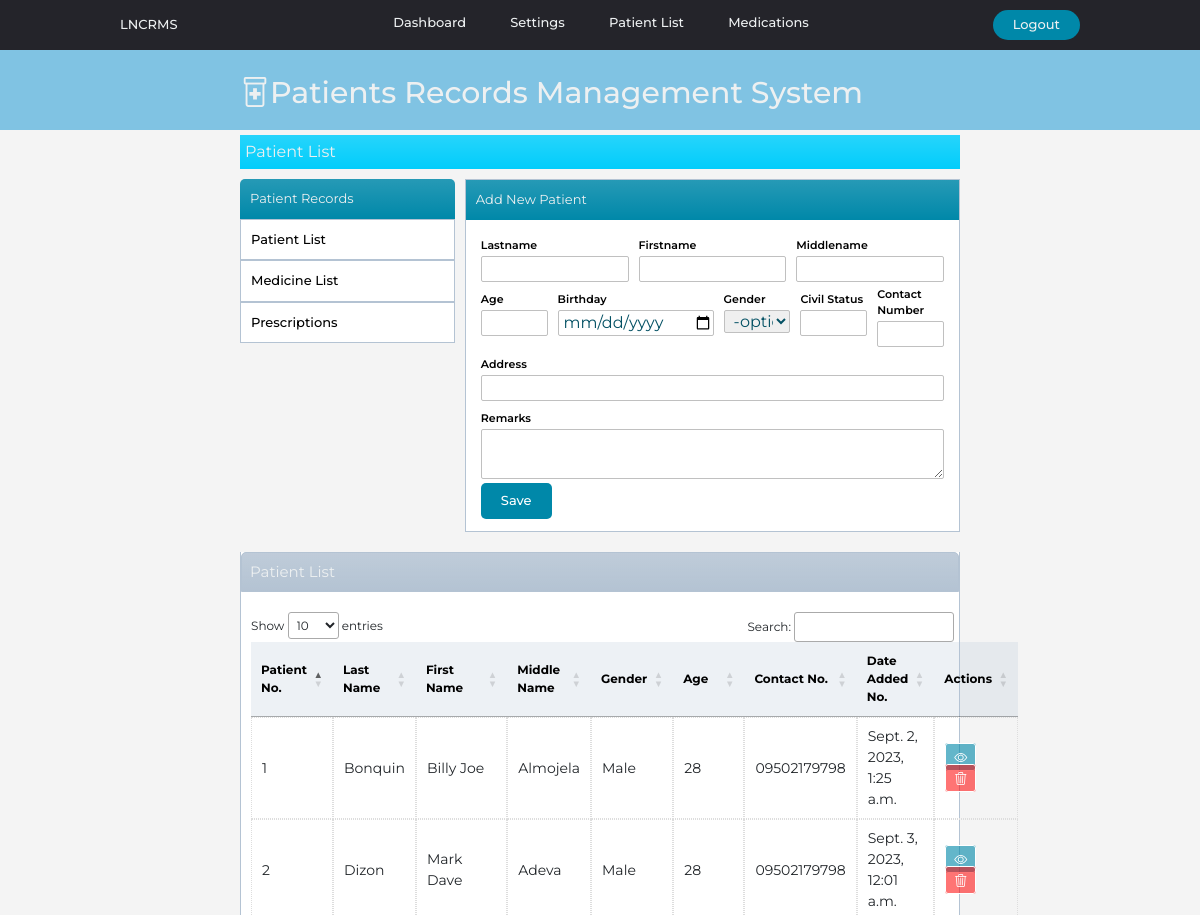
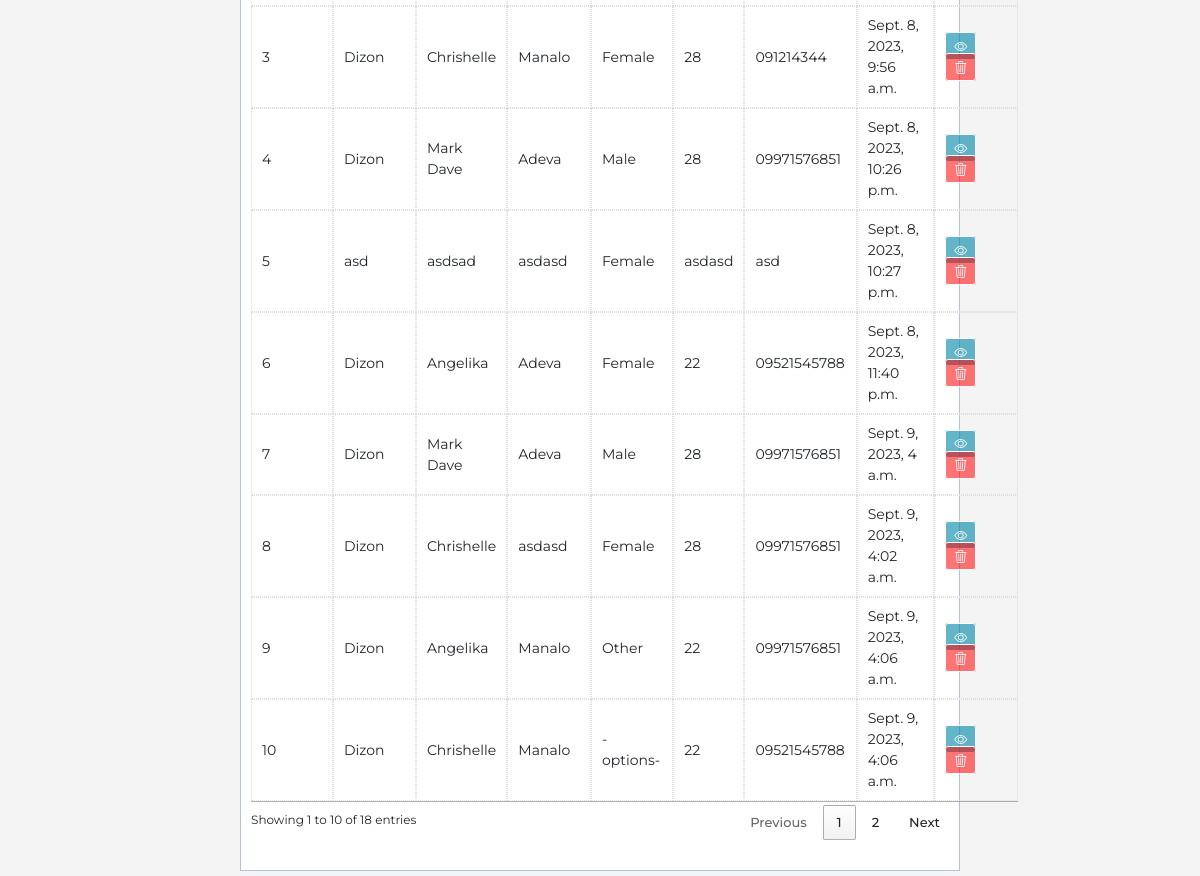
The app's page /patientlist with its own data (2 pictures, top to bottom).
### website/models.py (models this page shows)
class Patient(models.Model):
    created_at = models.DateTimeField(auto_now_add=True)
    first_name = models.CharField(max_length=50)
    middle_name = models.CharField(max_length=50)
    last_name = models.CharField(max_length=50)
    age = models.CharField(max_length=50)
    bday = models.CharField(max_length=50,default='')
    civil_status = models.CharField(max_length=50,default='')
    gender = models.CharField(max_length=50)
    address = models.CharField(max_length=100)
    contact_number = models.CharField(max_length=50)
    remarks = models.CharField(max_length=200)

### website/views.py (the view, shortened to what this page needs)
# urls.py: path('patientlist',views.patientlist, name='patientlist'),
def patientlist(request):
    patientsdata = {'patientsdata': Patient.objects.all()}
    return render(request, 'patientlist.html',patientsdata)

### website/templates/patientlist.html
{% extends 'index.html' %}
{% block content%}
<div class="title-tab bg-gradient">Patient List</div>
    <div class="container1">
      {% include "sidemenu.html" %}
      <div class="reg-area">
        {% include 'newpatient.html' %}
      </div>
    </div>
    <div class="container2">
      <div class="table-title bg-gradient">Patient List</div>
      <div class="table-box">
        {% include 'patientstable.html' %}
      </div>
</div>
{%endblock%}

### website/templates/patientstable.html
    <table id="patienttable" class="patient-tables">
      <thead >
        <th>Patient No.</th>
        <th>Last Name</th>
        <th>First Name</th>
        <th>Middle Name</th>
        <th>Gender</th>
        <th>Age</th>
        <th>Contact No.</th>
        <th>Date Added No.</th>
        <th>Actions</th>
      </thead>
      <tbody>
        {% for x in patientsdata %}
        <tr>
          <td>{{x.id}}</td>
          <td>{{x.last_name}}</td>
          <td>{{x.first_name}}</td>
          <td>{{x.middle_name}}</td>
          <td>{{x.gender}}</td>
          <td>{{x.age}}</td>
          <td>{{x.contact_number}}</td>
          <td>{{x.created_at}}</td>
          <td>
            <a href="{% url 'patientinfo' x.id %}" id="link-view"><i class="bi bi-eye"></i></a>
            <a href="#" id="link-delete"><i class="bi bi-trash3"></i></a>
          </td>
        </tr>
        {% endfor %}
      </tbody>
    </table>

### website/static/style.css (style rules this page uses)
* { box-sizing:border-box; margin: 0; padding: 0; font-family: 'Montserrat', sans-serif; }
body { background-color: #f4f4f4; }
li,a,strong, button { font-family: 'Montserrat', sans-serif; font-weight: 500; font-size: 13px; color: #edf0f1; text-decoration: none; padding: 0px 0px; margin: 0px 0px; }
.title-tab { background-color: #01cdfb; color: #edf0f1; padding: 5px; }
.container1 { display: inline-flex; height: auto; margin-top:10px; width: 100%; }
.container2 { height: 100%; margin-top: 10px; width: 100%; background-color: white; border-style: solid; border-color: #b4c3d3; border-width: 0 1px 1px 1px; }
.reg-area { margin-left: 10px; width: 80%; background-color: white; border-style: solid; border-color: #b4c3d3; border-width: 1px; }
.table-title { color: #edf0f1 ; background-color: #b4c3d3; width: 100%; margin-top: 20px; padding: 8px; border-style: solid; border-color: #b4c3d3; border-width: 1px; border-radius: 5px 5px 0 0; font-size: 15px; }
.table-box { margin: 20px 0; padding: 0 5px 10px 10px; background-color: white; height: auto; width: 100%; font-size: 12px; }
table { width: 100%; }
th { padding: 10px; font-size: 12px; color: black; background-color: #b4c3d33c; }
tr { font-size: 14px; }
td { border: 1px dotted #ddd; width: auto; }
#link-view { color: white; border: 1px solid white; padding: 5px 8px; background-color: #0087a99c; border-radius: 3px; }
#link-delete { color: white; border: 1px solid white; padding: 5px 8px; background-color:rgba(255, 0, 0, 0.544); border-radius: 3px; width: 100%; }

### records on screen
Patient: id "1", last_name "Bonquin", first_name "Billy Joe", middle_name "Almojela", gender "Male", age "28", contact_number "09502179798", created_at "Sept. 2, 2023, 1:25 a.m."
Patient: id "2", last_name "Dizon", first_name "Mark Dave", middle_name "Adeva", gender "Male", age "28", contact_number "09502179798", created_at "Sept. 3, 2023, 12:01 a.m."
Patient: id "3", last_name "Dizon", first_name "Chrishelle", middle_name "Manalo", gender "Female", age "28", contact_number "091214344", created_at "Sept. 8, 2023, 9:56 a.m."
Patient: id "4", last_name "Dizon", first_name "Mark Dave", middle_name "Adeva", gender "Male", age "28", contact_number "09971576851", created_at "Sept. 8, 2023, 10:26 p.m."
Patient: id "5", last_name "asd", first_name "asdsad", middle_name "asdasd", gender "Female", age "asdasd", contact_number "asd", created_at "Sept. 8, 2023, 10:27 p.m."
Patient: id "6", last_name "Dizon", first_name "Angelika", middle_name "Adeva", gender "Female", age "22", contact_number "09521545788", created_at "Sept. 8, 2023, 11:40 p.m."
Patient: id "7", last_name "Dizon", first_name "Mark Dave", middle_name "Adeva", gender "Male", age "28", contact_number "09971576851", created_at "Sept. 9, 2023, 4 a.m."
Patient: id "8", last_name "Dizon", first_name "Chrishelle", middle_name "asdasd", gender "Female", age "28", contact_number "09971576851", created_at "Sept. 9, 2023, 4:02 a.m."
Patient: id "9", last_name "Dizon", first_name "Angelika", middle_name "Manalo", gender "Other", age "22", contact_number "09971576851", created_at "Sept. 9, 2023, 4:06 a.m."
Patient: id "10", last_name "Dizon", first_name "Chrishelle", middle_name "Manalo", gender "-options-", age "22", contact_number "09521545788", created_at "Sept. 9, 2023, 4:06 a.m."
